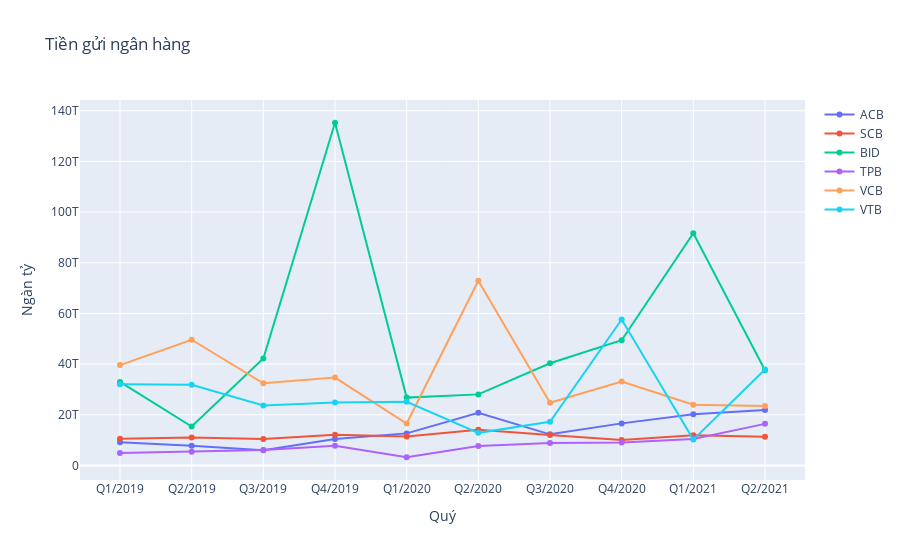

The cell this chart's notebook holds for it:
### Code cell
dtc = go.Figure(data=[
    go.Line(name='ACB', y= acb_dtc, x= Quarter),
    go.Line(name='SCB', y= scb_dtc, x= Quarter),
    go.Line(name='BID', y= bid_dtc, x= Quarter),
    go.Line(name='TPB', y= tpb_dtc, x= Quarter),
    go.Line(name='VCB', y= vcb_dtc, x= Quarter),
    go.Line(name='VTB', y= vtb_dtc, x= Quarter),
])

dtc.update_layout(title='Tiền gửi ngân hàng',yaxis_title='Ngàn tỷ',
                   xaxis_title='Quý')

dtc.show()
